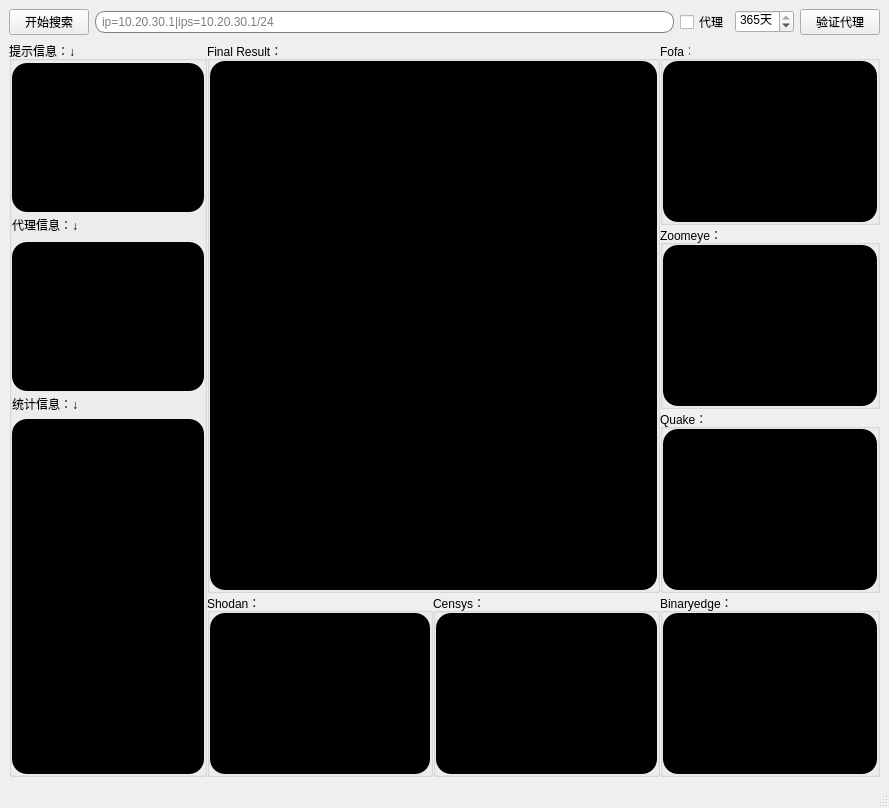
<?xml version="1.0" encoding="UTF-8"?>
<ui version="4.0">
 <class>allsearch</class>
 <widget class="QMainWindow" name="allsearch">
  <property name="geometry">
   <rect>
    <x>0</x>
    <y>0</y>
    <width>889</width>
    <height>808</height>
   </rect>
  </property>
  <property name="windowTitle">
   <string>Search Tools V1.5</string>
  </property>
  <property name="autoFillBackground">
   <bool>false</bool>
  </property>
  <property name="styleSheet">
   <string notr="true"/>
  </property>
  <property name="dockOptions">
   <set>QMainWindow::AllowTabbedDocks|QMainWindow::AnimatedDocks</set>
  </property>
  <widget class="QWidget" name="centralwidget">
   <layout class="QVBoxLayout" name="verticalLayout_6">
    <item>
     <layout class="QHBoxLayout" name="horizontalLayout">
      <item>
       <widget class="QPushButton" name="start_search_pushButton">
        <property name="styleSheet">
         <string notr="true">
QPushButton:hover
{
    background-color:rgb(208, 208, 208);
}
 
QPushButton:pressed
{
    /*背景颜色*/  
    background-color:rgb(147, 147, 147);
    /*左内边距为3像素，让按下时字向右移动3像素*/  
    padding-left:3px;
    /*上内边距为3像素，让按下时字向下移动3像素*/  
    padding-top:3px;
}</string>
        </property>
        <property name="text">
         <string>开始搜索</string>
        </property>
       </widget>
      </item>
      <item>
       <widget class="QLineEdit" name="start_keywords_lineEdit">
        <property name="styleSheet">
         <string notr="true">QLineEdit{

border:1px solid gray;

width:300px;

border-radius:10px;

padding:2px 4px;}</string>
        </property>
        <property name="text">
         <string/>
        </property>
        <property name="placeholderText">
         <string>ip=10.20.30.1|ips=10.20.30.1/24</string>
        </property>
       </widget>
      </item>
      <item>
       <widget class="QCheckBox" name="proxy_checkBox">
        <property name="text">
         <string>代理</string>
        </property>
       </widget>
      </item>
      <item>
       <widget class="QSpinBox" name="start_time_spinBox">
        <property name="suffix">
         <string>天</string>
        </property>
        <property name="minimum">
         <number>1</number>
        </property>
        <property name="maximum">
         <number>365</number>
        </property>
        <property name="stepType">
         <enum>QAbstractSpinBox::AdaptiveDecimalStepType</enum>
        </property>
        <property name="value">
         <number>365</number>
        </property>
       </widget>
      </item>
      <item>
       <widget class="QPushButton" name="proxy_test_pushButton">
        <property name="text">
         <string>验证代理</string>
        </property>
       </widget>
      </item>
     </layout>
    </item>
    <item>
     <layout class="QGridLayout" name="gridLayout_2">
      <property name="spacing">
       <number>0</number>
      </property>
      <item row="0" column="0">
       <layout class="QVBoxLayout" name="verticalLayout_11">
        <property name="spacing">
         <number>0</number>
        </property>
        <item>
         <widget class="QGroupBox" name="notice_groupBox">
          <property name="maximumSize">
           <size>
            <width>210</width>
            <height>16777215</height>
           </size>
          </property>
          <property name="title">
           <string>提示信息：↓</string>
          </property>
          <layout class="QVBoxLayout" name="verticalLayout">
           <property name="spacing">
            <number>6</number>
           </property>
           <property name="leftMargin">
            <number>0</number>
           </property>
           <property name="topMargin">
            <number>0</number>
           </property>
           <property name="rightMargin">
            <number>0</number>
           </property>
           <property name="bottomMargin">
            <number>0</number>
           </property>
           <item>
            <widget class="QTextBrowser" name="notice_output_textBrowser">
             <property name="minimumSize">
              <size>
               <width>192</width>
               <height>149</height>
              </size>
             </property>
             <property name="maximumSize">
              <size>
               <width>192</width>
               <height>144</height>
              </size>
             </property>
             <property name="styleSheet">
              <string notr="true">background-color: paleteGreen;
border-radius:15px</string>
             </property>
             <property name="tabStopWidth">
              <number>42</number>
             </property>
            </widget>
           </item>
           <item>
            <widget class="QLabel" name="label">
             <property name="styleSheet">
              <string notr="true">border:none;</string>
             </property>
             <property name="text">
              <string>代理信息：↓</string>
             </property>
            </widget>
           </item>
           <item>
            <widget class="QTextBrowser" name="proxy_output_textBrowser">
             <property name="minimumSize">
              <size>
               <width>192</width>
               <height>149</height>
              </size>
             </property>
             <property name="maximumSize">
              <size>
               <width>192</width>
               <height>144</height>
              </size>
             </property>
             <property name="styleSheet">
              <string notr="true">background-color: paleteGreen;
border-radius:15px</string>
             </property>
             <property name="html">
              <string>&lt;!DOCTYPE HTML PUBLIC &quot;-//W3C//DTD HTML 4.0//EN&quot; &quot;http://www.w3.org/TR/REC-html40/strict.dtd&quot;&gt;
&lt;html&gt;&lt;head&gt;&lt;meta name=&quot;qrichtext&quot; content=&quot;1&quot; /&gt;&lt;style type=&quot;text/css&quot;&gt;
p, li { white-space: pre-wrap; }
&lt;/style&gt;&lt;/head&gt;&lt;body style=&quot; font-family:'SimSun'; font-size:9pt; font-weight:400; font-style:normal;&quot;&gt;
&lt;p style=&quot;-qt-paragraph-type:empty; margin-top:0px; margin-bottom:0px; margin-left:0px; margin-right:0px; -qt-block-indent:0; text-indent:0px; font-family:'&amp;quot;华文细黑&amp;quot;'; font-size:14pt;&quot;&gt;&lt;br /&gt;&lt;/p&gt;&lt;/body&gt;&lt;/html&gt;</string>
             </property>
            </widget>
           </item>
           <item>
            <widget class="QLabel" name="count_label">
             <property name="text">
              <string>统计信息：↓</string>
             </property>
            </widget>
           </item>
           <item>
            <widget class="QTextBrowser" name="count_output_textBrowser">
             <property name="minimumSize">
              <size>
               <width>192</width>
               <height>156</height>
              </size>
             </property>
             <property name="maximumSize">
              <size>
               <width>192</width>
               <height>16777215</height>
              </size>
             </property>
             <property name="styleSheet">
              <string notr="true">background-color: paleteGreen;
border-radius:15px</string>
             </property>
            </widget>
           </item>
          </layout>
         </widget>
        </item>
       </layout>
      </item>
      <item row="0" column="1">
       <layout class="QGridLayout" name="gridLayout">
        <property name="spacing">
         <number>0</number>
        </property>
        <item row="0" column="0" rowspan="3" colspan="2">
         <widget class="QGroupBox" name="final_result_groupBox">
          <property name="styleSheet">
           <string notr="true"/>
          </property>
          <property name="title">
           <string>Final Result：</string>
          </property>
          <layout class="QHBoxLayout" name="horizontalLayout_2">
           <property name="spacing">
            <number>0</number>
           </property>
           <property name="leftMargin">
            <number>0</number>
           </property>
           <property name="topMargin">
            <number>0</number>
           </property>
           <property name="rightMargin">
            <number>0</number>
           </property>
           <property name="bottomMargin">
            <number>0</number>
           </property>
           <item>
            <widget class="QTextBrowser" name="final_result_search_output_textBrowser">
             <property name="minimumSize">
              <size>
               <width>447</width>
               <height>353</height>
              </size>
             </property>
             <property name="maximumSize">
              <size>
               <width>16777215</width>
               <height>16777215</height>
              </size>
             </property>
             <property name="styleSheet">
              <string notr="true">background-color: paleteGreen;
border-radius:15px</string>
             </property>
             <property name="openExternalLinks">
              <bool>true</bool>
             </property>
            </widget>
           </item>
          </layout>
         </widget>
        </item>
        <item row="0" column="2">
         <widget class="QGroupBox" name="fofa_groupBox">
          <property name="title">
           <string>Fofa：</string>
          </property>
          <layout class="QVBoxLayout" name="verticalLayout_5">
           <property name="spacing">
            <number>0</number>
           </property>
           <property name="leftMargin">
            <number>0</number>
           </property>
           <property name="topMargin">
            <number>0</number>
           </property>
           <property name="rightMargin">
            <number>0</number>
           </property>
           <property name="bottomMargin">
            <number>0</number>
           </property>
           <item>
            <widget class="QTextBrowser" name="fofa_search_output_textBrowser">
             <property name="minimumSize">
              <size>
               <width>190</width>
               <height>158</height>
              </size>
             </property>
             <property name="maximumSize">
              <size>
               <width>16777215</width>
               <height>16777215</height>
              </size>
             </property>
             <property name="styleSheet">
              <string notr="true">background-color: paleteGreen;
border-radius:15px</string>
             </property>
             <property name="openExternalLinks">
              <bool>true</bool>
             </property>
            </widget>
           </item>
          </layout>
         </widget>
        </item>
        <item row="1" column="2">
         <widget class="QGroupBox" name="zoomeye_groupBox">
          <property name="title">
           <string>Zoomeye：</string>
          </property>
          <layout class="QVBoxLayout" name="verticalLayout_4">
           <property name="spacing">
            <number>0</number>
           </property>
           <property name="leftMargin">
            <number>0</number>
           </property>
           <property name="topMargin">
            <number>0</number>
           </property>
           <property name="rightMargin">
            <number>0</number>
           </property>
           <property name="bottomMargin">
            <number>0</number>
           </property>
           <item>
            <widget class="QTextBrowser" name="zoomeye_search_output_textBrowser">
             <property name="minimumSize">
              <size>
               <width>190</width>
               <height>158</height>
              </size>
             </property>
             <property name="maximumSize">
              <size>
               <width>16777215</width>
               <height>16777215</height>
              </size>
             </property>
             <property name="styleSheet">
              <string notr="true">background-color: paleteGreen;
border-radius:15px</string>
             </property>
             <property name="openExternalLinks">
              <bool>true</bool>
             </property>
            </widget>
           </item>
          </layout>
         </widget>
        </item>
        <item row="2" column="2">
         <widget class="QGroupBox" name="quake_groupBox">
          <property name="title">
           <string>Quake：</string>
          </property>
          <layout class="QVBoxLayout" name="verticalLayout_3">
           <property name="spacing">
            <number>0</number>
           </property>
           <property name="leftMargin">
            <number>0</number>
           </property>
           <property name="topMargin">
            <number>0</number>
           </property>
           <property name="rightMargin">
            <number>0</number>
           </property>
           <property name="bottomMargin">
            <number>0</number>
           </property>
           <item>
            <widget class="QTextBrowser" name="quake_search_output_textBrowser">
             <property name="minimumSize">
              <size>
               <width>190</width>
               <height>158</height>
              </size>
             </property>
             <property name="maximumSize">
              <size>
               <width>16777215</width>
               <height>16777215</height>
              </size>
             </property>
             <property name="styleSheet">
              <string notr="true">background-color: paleteGreen;
border-radius:15px</string>
             </property>
             <property name="openExternalLinks">
              <bool>true</bool>
             </property>
            </widget>
           </item>
          </layout>
         </widget>
        </item>
        <item row="3" column="0">
         <widget class="QGroupBox" name="shodan_groupBox">
          <property name="title">
           <string>Shodan：</string>
          </property>
          <layout class="QHBoxLayout" name="horizontalLayout_3">
           <property name="spacing">
            <number>0</number>
           </property>
           <property name="leftMargin">
            <number>0</number>
           </property>
           <property name="topMargin">
            <number>0</number>
           </property>
           <property name="rightMargin">
            <number>0</number>
           </property>
           <property name="bottomMargin">
            <number>0</number>
           </property>
           <item>
            <widget class="QTextBrowser" name="shodan_search_output_textBrowser">
             <property name="minimumSize">
              <size>
               <width>167</width>
               <height>158</height>
              </size>
             </property>
             <property name="maximumSize">
              <size>
               <width>16777215</width>
               <height>16777215</height>
              </size>
             </property>
             <property name="styleSheet">
              <string notr="true">background-color: paleteGreen;
border-radius:15px</string>
             </property>
             <property name="html">
              <string>&lt;!DOCTYPE HTML PUBLIC &quot;-//W3C//DTD HTML 4.0//EN&quot; &quot;http://www.w3.org/TR/REC-html40/strict.dtd&quot;&gt;
&lt;html&gt;&lt;head&gt;&lt;meta name=&quot;qrichtext&quot; content=&quot;1&quot; /&gt;&lt;style type=&quot;text/css&quot;&gt;
p, li { white-space: pre-wrap; }
&lt;/style&gt;&lt;/head&gt;&lt;body style=&quot; font-family:'SimSun'; font-size:9pt; font-weight:400; font-style:normal;&quot;&gt;
&lt;p style=&quot;-qt-paragraph-type:empty; margin-top:0px; margin-bottom:0px; margin-left:0px; margin-right:0px; -qt-block-indent:0; text-indent:0px;&quot;&gt;&lt;br /&gt;&lt;/p&gt;&lt;/body&gt;&lt;/html&gt;</string>
             </property>
             <property name="openExternalLinks">
              <bool>true</bool>
             </property>
            </widget>
           </item>
          </layout>
         </widget>
        </item>
        <item row="3" column="1">
         <widget class="QGroupBox" name="censys_groupBox">
          <property name="title">
           <string>Censys：</string>
          </property>
          <layout class="QHBoxLayout" name="horizontalLayout_5">
           <property name="spacing">
            <number>0</number>
           </property>
           <property name="leftMargin">
            <number>0</number>
           </property>
           <property name="topMargin">
            <number>0</number>
           </property>
           <property name="rightMargin">
            <number>0</number>
           </property>
           <property name="bottomMargin">
            <number>0</number>
           </property>
           <item>
            <widget class="QTextBrowser" name="censys_search_output_textBrowser">
             <property name="minimumSize">
              <size>
               <width>167</width>
               <height>158</height>
              </size>
             </property>
             <property name="maximumSize">
              <size>
               <width>16777215</width>
               <height>16777215</height>
              </size>
             </property>
             <property name="styleSheet">
              <string notr="true">background-color: paleteGreen;
border-radius:15px</string>
             </property>
             <property name="openExternalLinks">
              <bool>true</bool>
             </property>
            </widget>
           </item>
          </layout>
         </widget>
        </item>
        <item row="3" column="2">
         <widget class="QGroupBox" name="binaryedge_groupBox">
          <property name="title">
           <string>Binaryedge：</string>
          </property>
          <layout class="QVBoxLayout" name="verticalLayout_2">
           <property name="spacing">
            <number>0</number>
           </property>
           <property name="leftMargin">
            <number>0</number>
           </property>
           <property name="topMargin">
            <number>0</number>
           </property>
           <property name="rightMargin">
            <number>0</number>
           </property>
           <property name="bottomMargin">
            <number>0</number>
           </property>
           <item>
            <widget class="QTextBrowser" name="binaryedge_search_output_textBrowser">
             <property name="minimumSize">
              <size>
               <width>190</width>
               <height>158</height>
              </size>
             </property>
             <property name="maximumSize">
              <size>
               <width>16777215</width>
               <height>16777215</height>
              </size>
             </property>
             <property name="styleSheet">
              <string notr="true">background-color: paleteGreen;
border-radius:15px</string>
             </property>
             <property name="openExternalLinks">
              <bool>true</bool>
             </property>
            </widget>
           </item>
          </layout>
         </widget>
        </item>
       </layout>
      </item>
     </layout>
    </item>
   </layout>
  </widget>
  <widget class="QStatusBar" name="statusbar"/>
  <action name="actionsss">
   <property name="text">
    <string>sss</string>
   </property>
   <property name="menuRole">
    <enum>QAction::AboutRole</enum>
   </property>
  </action>
  <action name="actionhelp">
   <property name="text">
    <string>help</string>
   </property>
  </action>
 </widget>
 <resources/>
 <connections/>
</ui>
